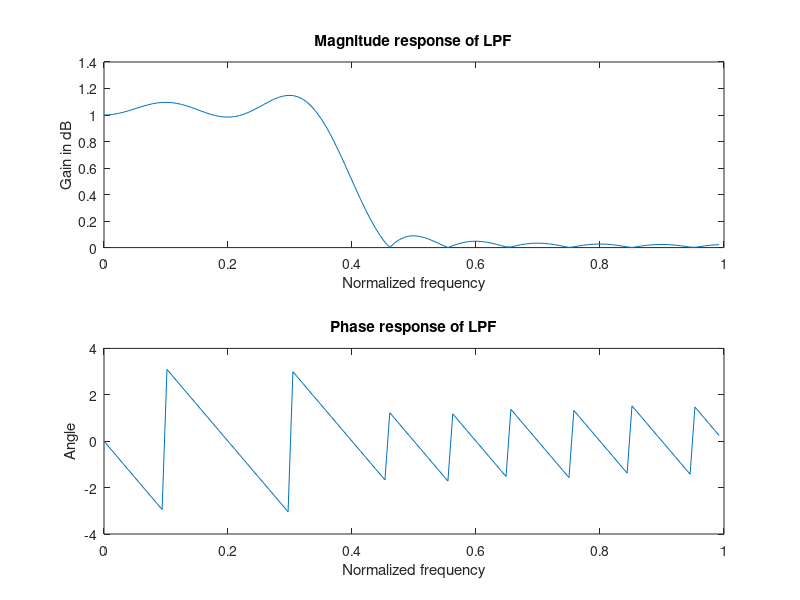

The MATLAB source for this figure:
clc;
clear all;
close all;

n = 20;
fp = 200;
fq = 300;
fs = 1000;
fn = 2 * fp / fs;

window = ones(n + 1, 1);
b = fir1(n, fn, window);
[H, W] = freqz(b, 1, 128);

subplot(2, 1, 1);
plot(W / pi, abs(H));
title('Magnitude response of LPF');
ylabel('Gain in dB');
xlabel('Normalized frequency');

subplot(2, 1, 2);
plot(W / pi, angle(H));
title('Phase response of LPF');
ylabel('Angle');
xlabel('Normalized frequency');